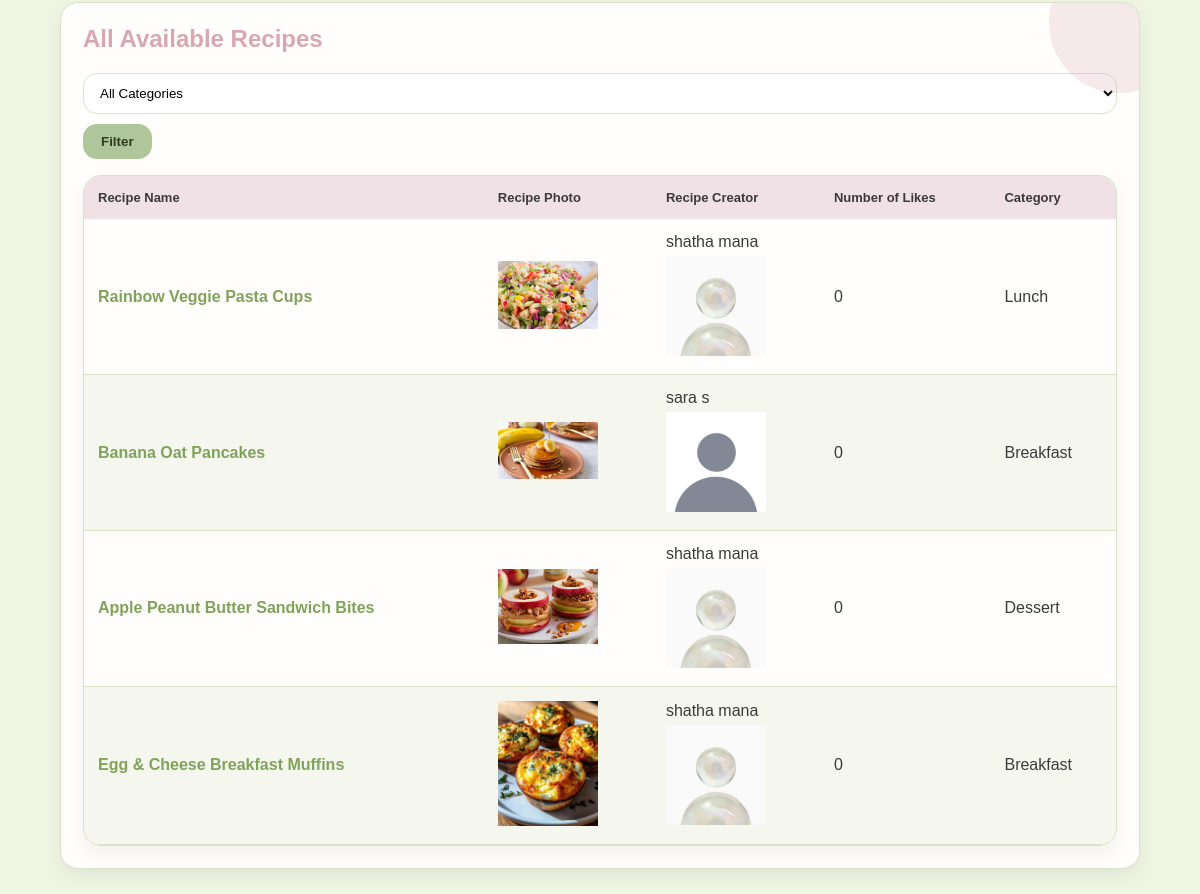
Before: /user.php (signed in, middle part) with the older database file.
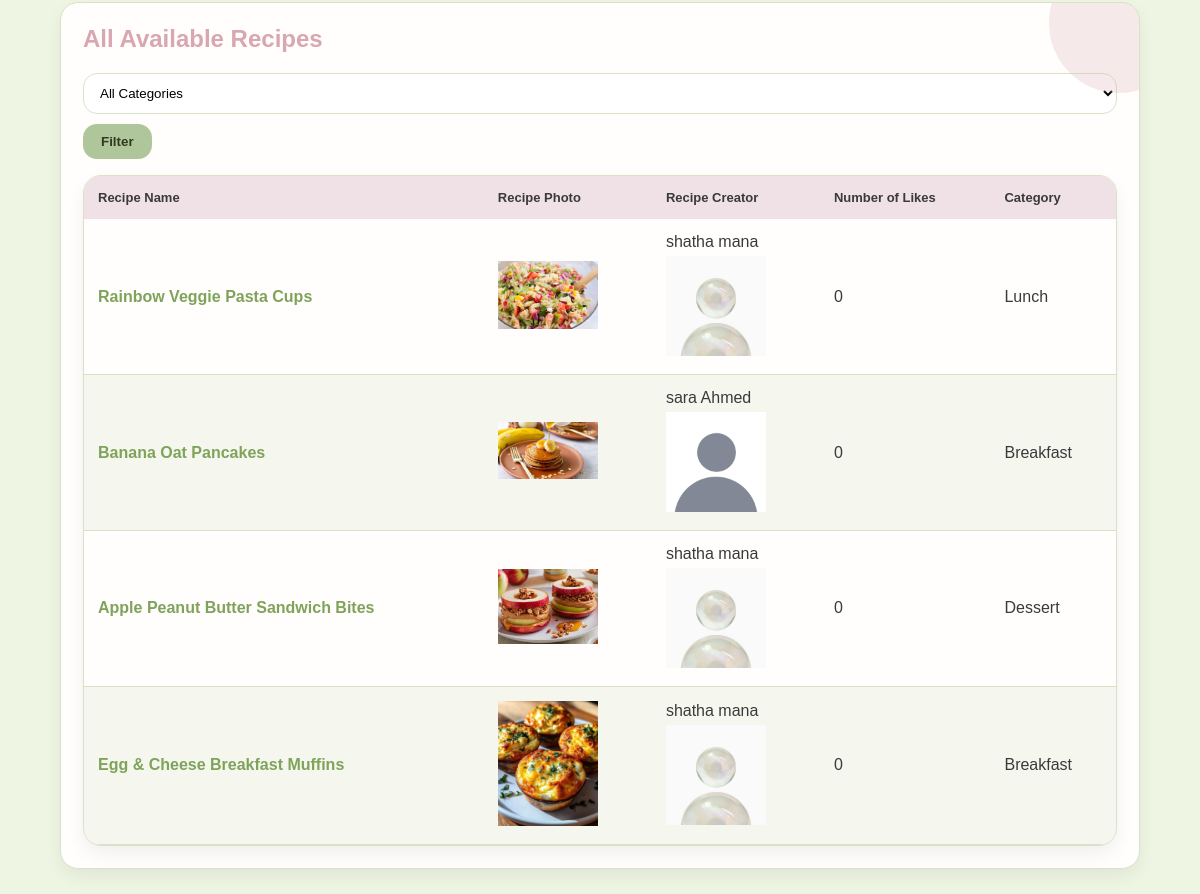
After: the same page with the newer database file.
### tables this page shows
CREATE TABLE `recipe` (
  `id` int(11) NOT NULL,
  `userID` int(11) DEFAULT NULL,
  `categoryID` int(11) DEFAULT NULL,
  `name` varchar(100) DEFAULT NULL,
  `description` text,
  `photoFileName` varchar(255) DEFAULT NULL,
  `videoFilePath` varchar(255) DEFAULT NULL
);

CREATE TABLE `users` (
  `id` int(11) NOT NULL,
  `userType` enum('user','admin') NOT NULL,
  `firstName` varchar(50) NOT NULL,
  `lastName` varchar(50) NOT NULL,
  `emailAddress` varchar(100) NOT NULL,
  `password` varchar(255) NOT NULL,
  `photoFileName` varchar(255) NOT NULL
);

CREATE TABLE `recipecategory` (
  `id` int(11) NOT NULL,
  `categoryName` varchar(50) NOT NULL
);

### user.php (the view, shortened to what this page needs)
<?php
include "db.php";
$where = "";
$recipesQuery = "
SELECT recipe.*,
       users.firstName, users.lastName, users.photoFileName AS userPhoto,
       recipecategory.categoryName,
       COUNT(likes.recipeID) as totalLikes
FROM recipe
JOIN users ON recipe.userID = users.id
JOIN recipecategory ON recipe.categoryID = recipecategory.id
LEFT JOIN likes ON recipe.id = likes.recipeID
$where
GROUP BY recipe.id
";
$recipes = $conn->query($recipesQuery);
?>
<!DOCTYPE html>
<html lang="en">
<head>
<link rel="stylesheet" href="style.css">
</head>
<body>
<main>
<div class="container">
<br><br>
<section class="card">
<h2>All Available Recipes</h2>
<form method="POST">
<div style="display:flex; gap:10px; margin-bottom:16px; flex-wrap:wrap;">
<select name="categoryID">
<option value="">All Categories</option>
</select>
<button class="btn btn-secondary">Filter</button>
</div>
</form>
<div class="table-wrap">
<table>
<thead>
<tr>
<th>Recipe Name</th>
<th>Recipe Photo</th>
<th>Recipe Creator</th>
<th>Number of Likes</th>
<th>Category</th>
</tr>
</thead>
<tbody>
<?php if($recipes->num_rows > 0): ?>
<?php while($row = $recipes->fetch_assoc()): ?>
<tr>
<td>
<a href="view-recipe.php?id=<?= $row['id'] ?>">
<?= $row['name'] ?>
</a>
</td>
<td>
<img src="images/<?= $row['photoFileName'] ?>" width="100">
</td>
<td>
<?= $row['firstName']." ".$row['lastName'] ?><br>
<img src="images/<?= $row['userPhoto'] ?>" width="100" style="margin-top:5px;">
</td>
<td>
<?= $row['totalLikes'] ?>
</td>
<td>
<?= $row['categoryName'] ?>
</td>
</tr>
<?php endwhile; ?>
<?php else: ?>
<tr>
<td colspan="5" class="empty-msg">No recipes found</td>
</tr>
<?php endif; ?>
</tbody>
</table>
</div>
</section>
</div>
</main>
</body>
</html>

### style.css (style rules this page uses)
* { box-sizing: border-box; }
body { margin: 0; font-family: Arial, sans-serif; color: #3a3a3a; background: #eef5e3; }
.container { width: 90%; margin: auto; }
main { padding: 40px 0 60px; }
.card { background: #fffefc; border-radius: 18px; padding: 22px; margin-bottom: 28px; border: 1px solid #d9e2c9; box-shadow: 0 8px 18px rgba(0,0,0,0.06); position: relative; overflow: hidden; }
.card::before { content: ""; position: absolute; top: -50px; right: -50px; width: 140px; height: 140px; background: rgba(216,167,177,0.25); border-radius: 50%; }
h2 { color: #d8a7b1; margin-top: 0; }
.btn { padding: 10px 18px; border-radius: 14px; border: none; cursor: pointer; font-weight: 700; background: #e5e5e5; transition: transform 0.15s ease, box-shadow 0.15s ease; }
.btn-secondary { background: #afc69a; color: #2f3a20; }
input, select, textarea { width: 100%; padding: 11px 12px; border-radius: 14px; border: 1px solid #d9e2c9; background: white; font-family: inherit; }
.table-wrap { background: #fffefc; border-radius: 18px; overflow-x: auto; box-shadow: 0 8px 18px rgba(0,0,0,0.06); border: 1px solid #d9e2c9; }
table { width: 100%; border-collapse: collapse; }
thead th { padding: 14px; text-align: left; font-size: 13px; font-weight: 800; background: #efe1e5; }
tbody td { padding: 14px; border-bottom: 1px solid #d9e2c9; }
tbody tr:nth-child(even) { background: rgba(127,163,90,0.08); }
table a { color: #7fa35a; text-decoration: none; font-weight: 600; }
tbody td { vertical-align: middle; }

Changed rows visible on the page:
changed through a linked row, recipe "Banana Oat Pancakes": userID.lastName "s" → "Ahmed"
